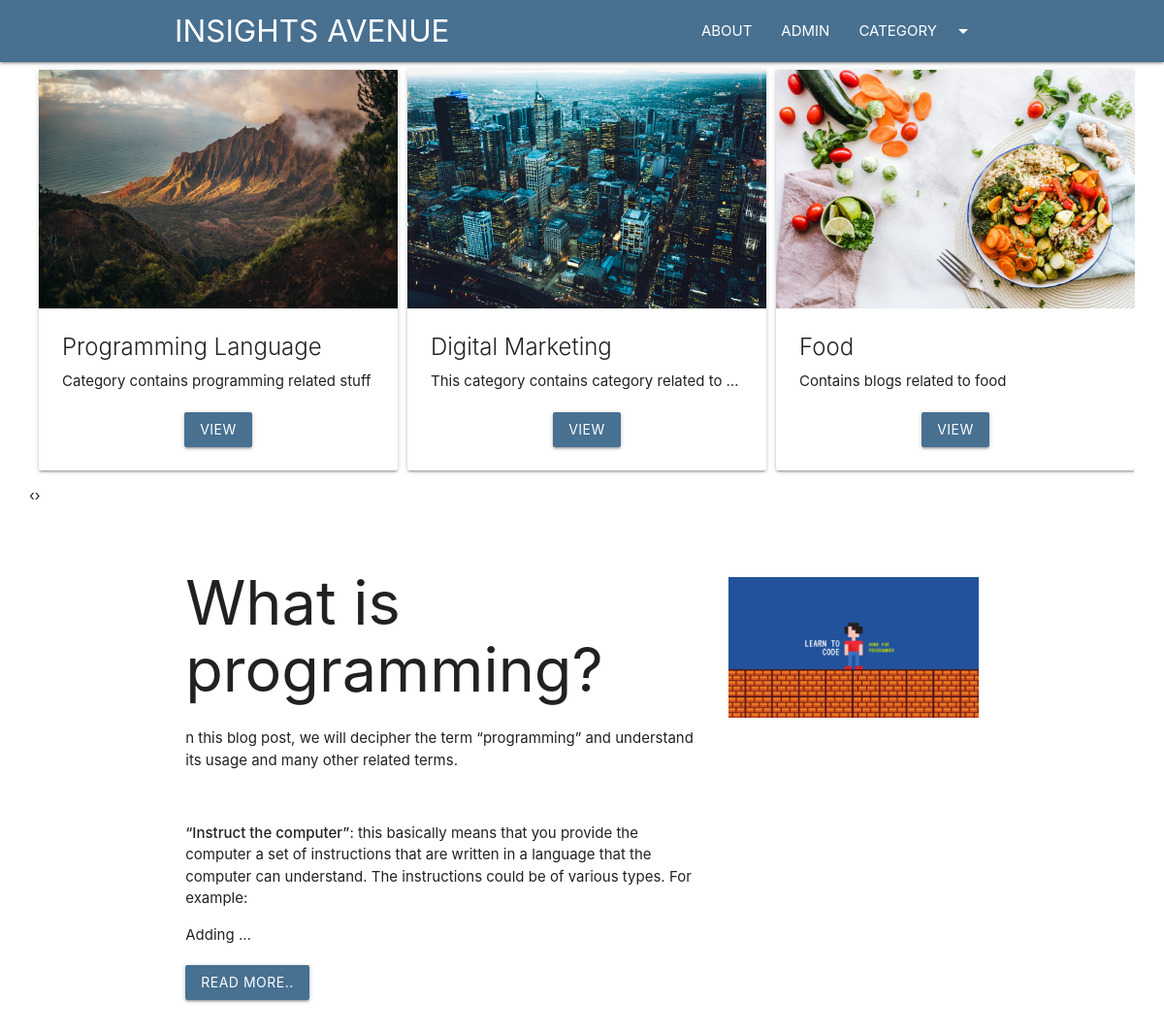
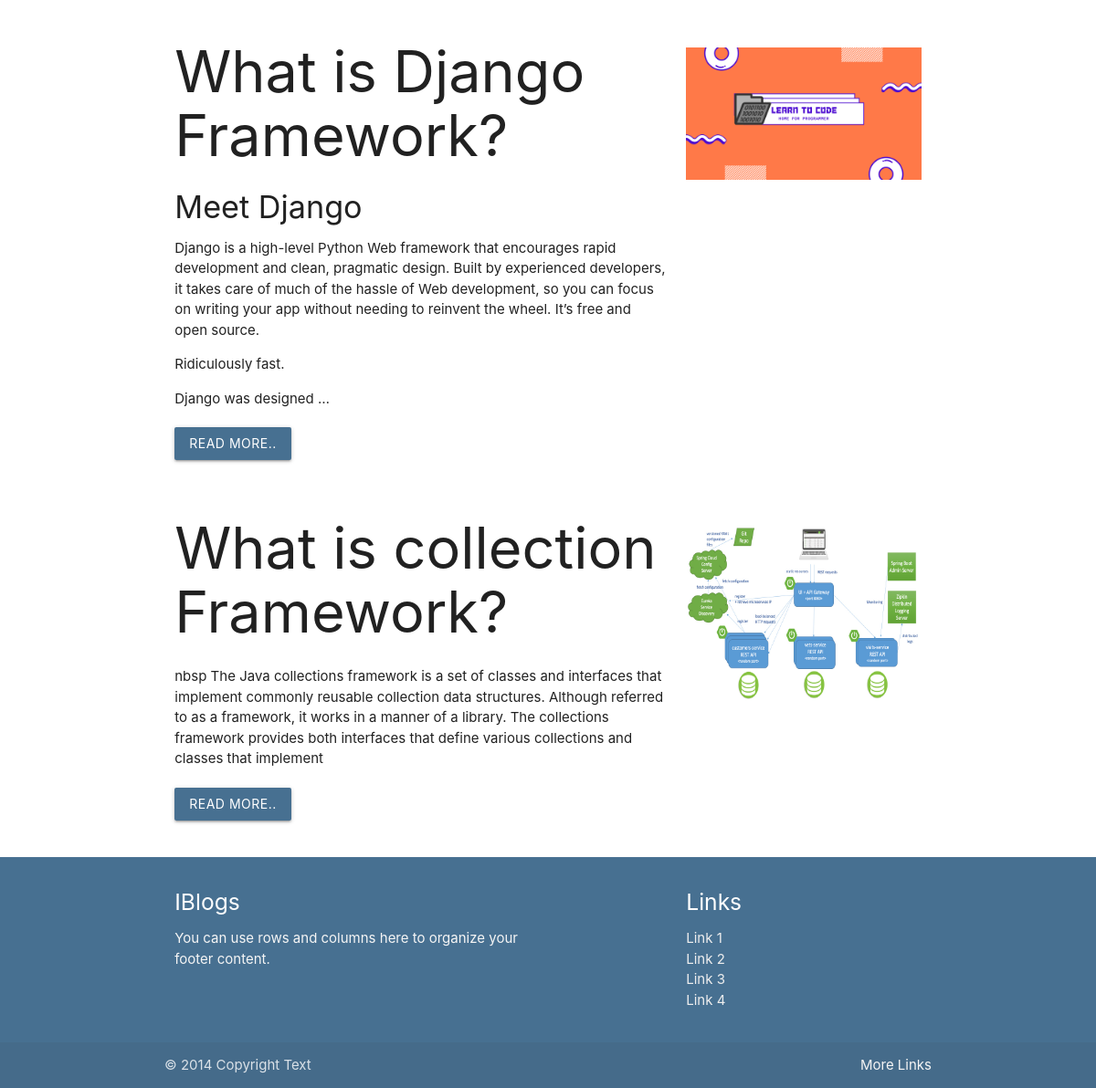
/home/, run on the app's committed database (2 pictures, top to bottom).
### blog/models.py (models this page shows, shortened)
class Category(models.Model):
    cat_id = models.AutoField(primary_key=True)
    title = models.CharField(max_length=100)
    description = models.TextField()
    url = models.CharField(max_length=100)
    image = models.ImageField(upload_to='category/')
    add_date = models.DateTimeField(auto_now_add=True, null=True)

class Post(models.Model):
    post_id = models.AutoField(primary_key=True)
    title = models.CharField(max_length=200)
    content = models.TextField()
    url = models.CharField(max_length=100)
    cat = models.ForeignKey(Category, on_delete=models.CASCADE)
    image = models.ImageField(upload_to='post/')

### blog/views.py (the view)
# urls.py: 2. Add a URL to urlpatterns:  path('', views.home, name='home')
def home(request):
    posts = Post.objects.all()[:11]
    cats = Category.objects.all()
    data = {
        'posts': posts,
        'cats': cats
    }
    return render(request, 'home.html', data)

### template/home.html (shortened to what this page needs)
{%extends 'base.html' %}
{%block content%}
<div class="container-custom">
    <div class="owl-carousel">
        {% for cat in cats %}
        <div class="card item" style="margin-left:10px;">
            <div class="img-container">
                <img src="/media/{{cat.image}}" class="responsive-img" alt="">
            </div>
            <div class="card-content">
                <div class="card-title">
                    {{cat.title}}
                </div>
                <p class="truncate">{{cat.description}}</p>
                <div class="container center-align mt20">
                    <a href="/category/{{cat.url}}" class="btn bg-primary">VIEW</a>
                </div>
            </div>
        </div>
        {%endfor%}
    </div>
</div>
<div class="container">
    <div class="row">
        <div class="col s12 ">
            {%for p in posts %}
            <div class="row">
                <div class="col s12 m8">
                    {{p.content |truncatewords:60 | safe}}
                    <div class="mt20">
                        <a href="/blog/{{p.url}}" class="btn  bg-primary ">Read More..</a>
                    </div>
                </div>
                <div class="col s12 m4">
                    <img src="/media/{{p.image}}" class="responsive-img" style="margin-top:50px;">
                </div>
            </div>
            {%endfor %}
        </div>
    </div>
</div>
{%endblock%}

### template/base.html (shortened to what this page needs)
<!DOCTYPE html>
<html lang="en">
<head>
    <link rel="stylesheet" href="https://cdnjs.cloudflare.com/ajax/libs/materialize/1.0.0/css/materialize.min.css">
    {% load static %}
    <link rel="stylesheet" href="{% static 'css/style.css'%}">
    <link rel="stylesheet" href="{% static 'css/owl.carousel.min.css'%}">
    <link rel="stylesheet" href="{% static 'css/owl.theme.default.min.css'%}">
</head>
<body>
{%include 'header.html' %}
{%block content %}
{%endblock%}
{% include 'footer.html' %}
</body>
</html>

### template/header.html (shortened to what this page needs)
<nav class="bg-primary">
    <div class="container">
        <div class="nav-wrapper">
            <a href="/home" class="brand-logo">INSIGHTS AVENUE</a>
            <ul class="right hide-on-med-and-down">
                <li><a href="/about">ABOUT</a></li>
                <li><a href="/admin">ADMIN</a></li>
                <li><a class="dropdown-trigger" href="#!" data-target="dropdown1">CATEGORY<i
                        class="material-icons right">arrow_drop_down</i></a>
                </li>
            </ul>
        </div>
    </div>
</nav>

### template/footer.html
   <footer class="page-footer bg-primary">
          <div class="container">
            <div class="row">
              <div class="col l6 s12">
                <h5 class="white-text">IBlogs</h5>
                <p class="grey-text text-lighten-4">You can use rows and columns here to organize your footer content.</p>
              </div>
              <div class="col l4 offset-l2 s12">
                <h5 class="white-text">Links</h5>
                <ul>
                  <li><a class="grey-text text-lighten-3" href="#!">Link 1</a></li>
                  <li><a class="grey-text text-lighten-3" href="#!">Link 2</a></li>
                  <li><a class="grey-text text-lighten-3" href="#!">Link 3</a></li>
                  <li><a class="grey-text text-lighten-3" href="#!">Link 4</a></li>
                </ul>
              </div>
            </div>
          </div>
          <div class="footer-copyright">
            <div class="container">
            © 2014 Copyright Text
            <a class="grey-text text-lighten-4 right" href="#!">More Links</a>
            </div>
          </div>
        </footer>

### blog/static/css/style.css (style rules this page uses)
.bg-primary { background:#477091!important; }
.mt20 { margin-top:20px; }
.container-custom { width:95%!important; margin:auto; }

### data on the page
Category: image (picture), title "Programming Language", description "Category contains programming related stuff"
Category: image (picture), title "Digital Marketing", description "This category contains category related to…"
Category: image (picture), title "Food", description "Contains blogs related to food"
Post: content "What is programming? n this blog post, we will decipher the term “programming” and understand its usage and many other related terms. “Instruct the computer” : this basically means that you provide the computer a set of instructions that are written in a language that the computer can understand. The instructions could be of various types. For example: Adding …", image (picture)
Post: content "What is Django Framework? Meet Django Django is a high-level Python Web framework that encourages rapid development and clean, pragmatic design. Built by experienced developers, it takes care of much of the hassle of Web development, so you can focus on writing your app without needing to reinvent the wheel. It’s free and open source. Ridiculously fast. Django was designed …", image (picture)
Post: content "What is collection Framework? nbsp The Java collections framework is a set of classes and interfaces that implement commonly reusable collection data structures. Although referred to as a framework, it works in a manner of a library. The collections framework provides both interfaces that define various collections and classes that implement", image (picture)
